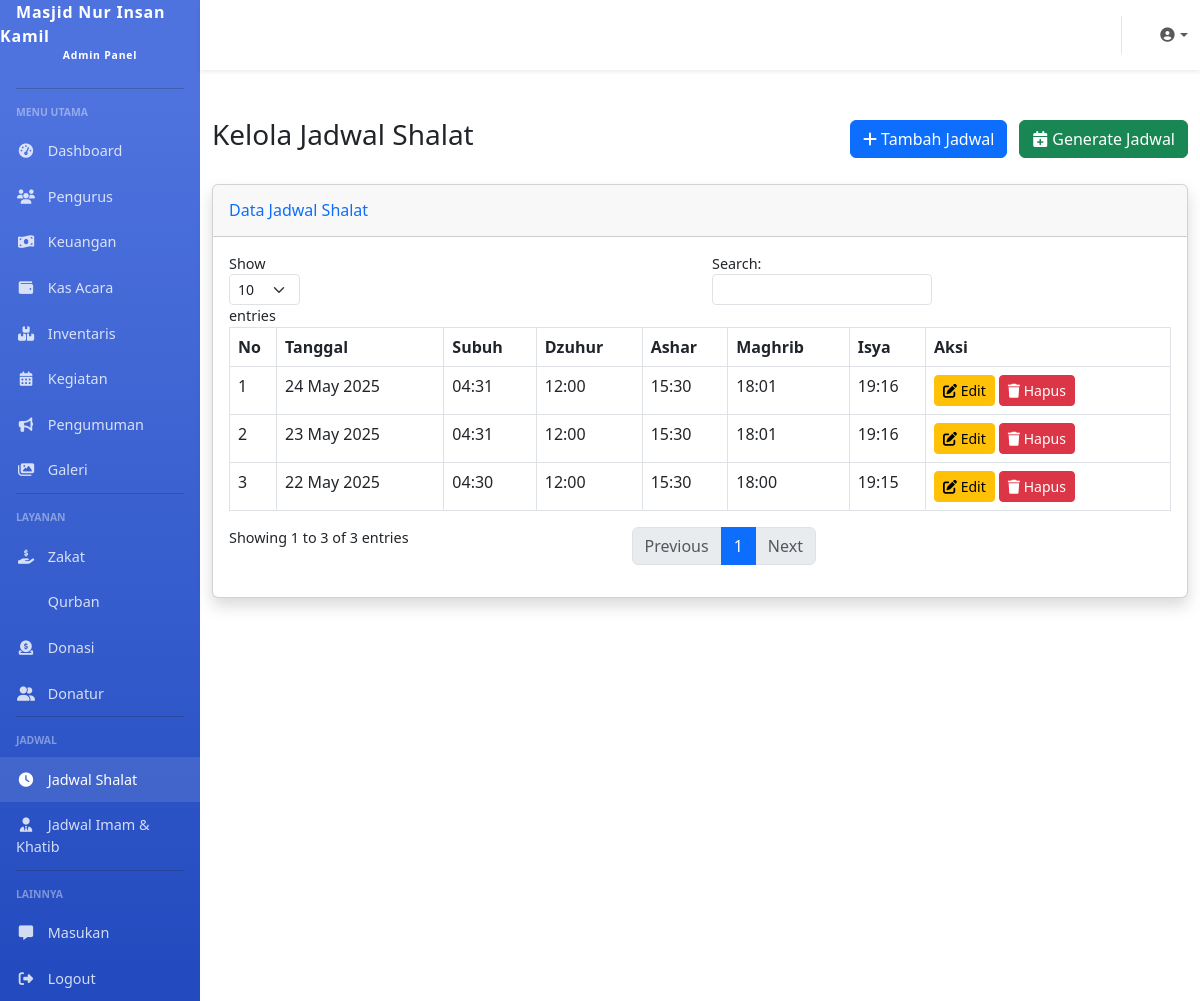
/admin/jadwal_shalat.php (signed in), run on the app's committed database.
### tables this page shows
CREATE TABLE `settings` (
  `id` int(11) NOT NULL,
  `nama_masjid` varchar(100) NOT NULL DEFAULT 'Masjid Nur Insan Kamil',
  `alamat` text DEFAULT NULL,
  `no_telepon` varchar(20) DEFAULT NULL,
  `email` varchar(100) DEFAULT NULL,
  `logo` varchar(255) DEFAULT NULL,
  `deskripsi` text DEFAULT NULL,
  `rekening_bank` text DEFAULT NULL,
  `qris_image` varchar(255) DEFAULT NULL,
  `visi` text DEFAULT NULL,
  `misi` text DEFAULT NULL,
  `sejarah` text DEFAULT NULL,
  `created_at` timestamp NOT NULL DEFAULT current_timestamp(),
  `updated_at` timestamp NOT NULL DEFAULT current_timestamp() ON UPDATE current_timestamp()
);

CREATE TABLE `jadwal_shalat` (
  `id` int(11) NOT NULL,
  `tanggal` date NOT NULL,
  `subuh` time NOT NULL,
  `dzuhur` time NOT NULL,
  `ashar` time NOT NULL,
  `maghrib` time NOT NULL,
  `isya` time NOT NULL,
  `created_at` timestamp NOT NULL DEFAULT current_timestamp(),
  `updated_at` timestamp NOT NULL DEFAULT current_timestamp() ON UPDATE current_timestamp()
);

### config/database.php (called while the page is built, shortened)
<?php
function getConnection() {
    $conn = new mysqli(DB_HOST, DB_USER, DB_PASS, DB_NAME);
    $conn->set_charset("utf8");
    return $conn;
}
function query($sql) {
    $conn = getConnection();
    $result = $conn->query($sql);
    return $result;
}
function fetchAll($sql) {
    $result = query($sql);
    $data = [];
    while ($row = $result->fetch_assoc()) {
        $data[] = $row;
    }
    return $data;
}
function fetchOne($sql) {
    $result = query($sql);
    $row = $result->fetch_assoc();
    return $row;
}

### includes/functions.php (called while the page is built, shortened)
<?php
require_once dirname(__DIR__) . '/config/database.php';
function formatDate($date, $format = 'd F Y') {
    $timestamp = strtotime($date);
    return date($format, $timestamp);
}
function formatTime($time, $format = 'H:i') {
    $timestamp = strtotime($time);
    return date($format, $timestamp);
}
function getSettings() {
    return fetchOne("SELECT * FROM settings WHERE id = 1");
}
function isActiveMenu($menu, $active = 'active') {
    $currentPage = basename($_SERVER['PHP_SELF'], '.php');
    if ($currentPage == $menu) {
        return $active;
    }
    return '';
}

### admin/jadwal_shalat.php (the view, shortened to what this page needs)
<?php
require_once 'includes/header.php';
$dataJadwal = fetchAll("SELECT * FROM jadwal_shalat ORDER BY tanggal DESC");
?>
<div class="container-fluid py-4">
    <div class="d-flex justify-content-between align-items-center mb-4">
        <h1 class="h3">Kelola Jadwal Shalat</h1>
        <div>
            <button type="button" class="btn btn-primary me-2" data-bs-toggle="modal" data-bs-target="#formModal">
                <i class="fas fa-plus"></i> Tambah Jadwal
            </button>
            <button type="button" class="btn btn-success" data-bs-toggle="modal" data-bs-target="#generateModal">
                <i class="fas fa-calendar-plus"></i> Generate Jadwal
            </button>
        </div>
    </div>
    <div class="card shadow mb-4">
        <div class="card-header py-3">
            <h6 class="m-0 font-weight-bold text-primary">Data Jadwal Shalat</h6>
        </div>
        <div class="card-body">
            <div class="table-responsive">
                <table class="table table-bordered datatable" width="100%" cellspacing="0">
                    <thead>
                        <tr>
                            <th>No</th>
                            <th>Tanggal</th>
                            <th>Subuh</th>
                            <th>Dzuhur</th>
                            <th>Ashar</th>
                            <th>Maghrib</th>
                            <th>Isya</th>
                            <th>Aksi</th>
                        </tr>
                    </thead>
                    <tbody>
                        <?php foreach ($dataJadwal as $index => $jadwal): ?>
                            <tr>
                                <td><?= $index + 1 ?></td>
                                <td><?= formatDate($jadwal['tanggal']) ?></td>
                                <td><?= formatTime($jadwal['subuh']) ?></td>
                                <td><?= formatTime($jadwal['dzuhur']) ?></td>
                                <td><?= formatTime($jadwal['ashar']) ?></td>
                                <td><?= formatTime($jadwal['maghrib']) ?></td>
                                <td><?= formatTime($jadwal['isya']) ?></td>
                                <td>
                                    <a href="?action=edit&id=<?= $jadwal['id'] ?>" class="btn btn-sm btn-warning">
                                        <i class="fas fa-edit"></i> Edit
                                    </a>
                                    <a href="?action=delete&id=<?= $jadwal['id'] ?>" class="btn btn-sm btn-danger" onclick="return confirm('Apakah Anda yakin ingin menghapus data ini?')">
                                        <i class="fas fa-trash"></i> Hapus
                                    </a>
                                </td>
                            </tr>
                        <?php endforeach; ?>
                    </tbody>
                </table>
            </div>
        </div>
    </div>
</div>
<?php
require_once 'includes/footer.php';
?>

### admin/includes/header.php (shortened to what this page needs)
<?php
require_once dirname(dirname(__DIR__)) . '/includes/functions.php';
$settings = getSettings();
?>
<!DOCTYPE html>
<html lang="id">
<head>
    <link href="https://cdn.jsdelivr.net/npm/bootstrap@5.3.0-alpha1/dist/css/bootstrap.min.css" rel="stylesheet">
    <link rel="stylesheet" href="https://cdnjs.cloudflare.com/ajax/libs/font-awesome/6.4.0/css/all.min.css">
</head>
<body>
    <div class="d-flex">
        <div class="sidebar col-lg-2 col-md-3 d-none d-md-block">
            <a class="sidebar-brand text-white" href="<?= ADMIN_URL ?>">
                <?= $settings['nama_masjid'] ?>
                <span>Admin Panel</span>
            </a>
            <hr class="sidebar-divider bg-white">
            <div class="sidebar-heading">Menu Utama</div>
            <ul class="nav flex-column">
                <li class="nav-item">
                    <a class="nav-link <?= isActiveMenu('index') ?>" href="<?= ADMIN_URL ?>">
                        <i class="fas fa-fw fa-tachometer-alt"></i>
                        Dashboard
                    </a>
                </li>
                <li class="nav-item">
                    <a class="nav-link <?= isActiveMenu('pengurus') ?>" href="<?= ADMIN_URL ?>/pengurus.php">
                        <i class="fas fa-fw fa-users"></i>
                        Pengurus
                    </a>
                </li>
                <li class="nav-item">
                    <a class="nav-link <?= isActiveMenu('keuangan') ?>" href="<?= ADMIN_URL ?>/keuangan.php">
                        <i class="fas fa-fw fa-money-bill-wave"></i>
                        Keuangan
                    </a>
                </li>
                <li class="nav-item">
                    <a class="nav-link <?= isActiveMenu('kas_acara') ?>" href="<?= ADMIN_URL ?>/kas_acara.php">
                        <i class="fas fa-fw fa-wallet"></i>
                        Kas Acara
                    </a>
                </li>
                <li class="nav-item">
                    <a class="nav-link <?= isActiveMenu('inventaris') ?>" href="<?= ADMIN_URL ?>/inventaris.php">
                        <i class="fas fa-fw fa-boxes"></i>
                        Inventaris
                    </a>
                </li>
                <li class="nav-item">
                    <a class="nav-link <?= isActiveMenu('kegiatan') ?>" href="<?= ADMIN_URL ?>/kegiatan.php">
                        <i class="fas fa-fw fa-calendar-alt"></i>
                        Kegiatan
                    </a>
                </li>
                <li class="nav-item">
                    <a class="nav-link <?= isActiveMenu('pengumuman') ?>" href="<?= ADMIN_URL ?>/pengumuman.php">
                        <i class="fas fa-fw fa-bullhorn"></i>
                        Pengumuman
                    </a>
                </li>
                <li class="nav-item">
                    <a class="nav-link <?= isActiveMenu('galeri') ?>" href="<?= ADMIN_URL ?>/galeri.php">
                        <i class="fas fa-fw fa-images"></i>
                        Galeri
                    </a>
                </li>
            </ul>
            <hr class="sidebar-divider bg-white">
            <div class="sidebar-heading">Layanan</div>
            <ul class="nav flex-column">
                <li class="nav-item">
                    <a class="nav-link <?= isActiveMenu('zakat') ?>" href="<?= ADMIN_URL ?>/zakat.php">
                        <i class="fas fa-fw fa-hand-holding-usd"></i>
                        Zakat
                    </a>
                </li>
                <li class="nav-item">
                    <a class="nav-link <?= isActiveMenu('qurban') ?>" href="<?= ADMIN_URL ?>/qurban.php">
                        Qurban
                    </a>
                </li>
                <li class="nav-item">
                    <a class="nav-link <?= isActiveMenu('donasi') ?>" href="<?= ADMIN_URL ?>/donasi.php">
                        <i class="fas fa-fw fa-donate"></i>
                        Donasi
                    </a>
                </li>
                <li class="nav-item">
                    <a class="nav-link <?= isActiveMenu('donatur') ?>" href="<?= ADMIN_URL ?>/donatur.php">
                        <i class="fas fa-fw fa-user-friends"></i>
                        Donatur
                    </a>
                </li>
            </ul>
            <hr class="sidebar-divider bg-white">
            <div class="sidebar-heading">Jadwal</div>
            <ul class="nav flex-column">
                <li class="nav-item">
                    <a class="nav-link <?= isActiveMenu('jadwal_shalat') ?>" href="<?= ADMIN_URL ?>/jadwal_shalat.php">
                        <i class="fas fa-fw fa-clock"></i>
                        Jadwal Shalat
                    </a>
                </li>
                <li class="nav-item">
                    <a class="nav-link <?= isActiveMenu('jadwal_imam_khatib') ?>" href="<?= ADMIN_URL ?>/jadwal_imam_khatib.php">
                        <i class="fas fa-fw fa-user-tie"></i>
                        Jadwal Imam & Khatib
                    </a>
                </li>
            </ul>
            <hr class="sidebar-divider bg-white">
            <div class="sidebar-heading">Lainnya</div>
            <ul class="nav flex-column">
                <li class="nav-item">
                    <a class="nav-link <?= isActiveMenu('masukan') ?>" href="<?= ADMIN_URL ?>/masukan.php">
                        <i class="fas fa-fw fa-comment-alt"></i>
                        Masukan
                    </a>
                </li>
                <li class="nav-item">
                    <a class="nav-link" href="<?= ADMIN_URL ?>/logout.php">
                        <i class="fas fa-fw fa-sign-out-alt"></i>
                        Logout
                    </a>
                </li>
            </ul>
        </div>
        <div class="content col-lg-10 col-md-9 col-12">
            <nav class="navbar navbar-expand navbar-light bg-white topbar mb-4 shadow-sm">
                <ul class="navbar-nav ms-auto">
                    <li class="nav-item dropdown no-arrow">
                        <a class="nav-link dropdown-toggle" href="#" id="userDropdown" role="button" data-bs-toggle="dropdown" aria-haspopup="true" aria-expanded="false">
                            <i class="fas fa-user-circle fa-fw"></i>
                        </a>
                    </li>
                </ul>
            </nav>

### admin/includes/header.php (style rules this page uses)
body { font-size: 0.9rem; }
.sidebar { min-height: 100vh; background-color: #4e73df; background-image: linear-gradient(180deg, #4e73df 10%, #224abe 100%); background-size: cover; }
.sidebar-brand { height: 4.375rem; text-decoration: none; font-size: 1rem; font-weight: 800; padding: 1.5rem 1rem; text-align: center; letter-spacing: 0.05rem; z-index: 1; }
.sidebar-brand span { font-size: 0.65rem; display: block; }
.sidebar-divider { margin: 0 1rem 1rem; }
.sidebar .nav-item { position: relative; }
.sidebar .nav-item .nav-link { display: block; width: 100%; text-align: left; padding: 0.75rem 1rem; color: rgba(255, 255, 255, 0.8); }
.sidebar .nav-item .nav-link:hover, .sidebar .nav-item .nav-link.active { color: #fff; background-color: rgba(255, 255, 255, 0.1); }
.sidebar .nav-item .nav-link i { margin-right: 0.5rem; width: 1.25rem; text-align: center; }
.sidebar-heading { padding: 0 1rem; font-weight: 800; font-size: 0.65rem; color: rgba(255, 255, 255, 0.4); text-transform: uppercase; margin-bottom: 0.5rem; }
.content { flex: 1 0 auto; }
.topbar { height: 4.375rem; }
.topbar .nav-item .nav-link { height: 4.375rem; display: flex; align-items: center; padding: 0 0.75rem; }

### data on the page
settings: nama_masjid "Masjid Nur Insan Kamil"
jadwal_shalat: tanggal "24 May 2025", subuh "04:31", dzuhur "12:00", ashar "15:30", maghrib "18:01", isya "19:16"
jadwal_shalat: tanggal "23 May 2025", subuh "04:31", dzuhur "12:00", ashar "15:30", maghrib "18:01", isya "19:16"
jadwal_shalat: tanggal "22 May 2025", subuh "04:30", dzuhur "12:00", ashar "15:30", maghrib "18:00", isya "19:15"
